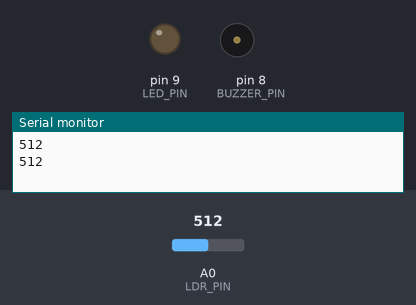
Simulated run of this sketch. Board: Arduino Uno, built with avr-gcc and run on an emulated ATmega328P. Parts: output pins drawn as LEDs (lit = HIGH), buzzer (waves = sounding), the last lines printed to the serial monitor. Inputs (shaded band) come from the test bench; at power-on: A0 (LDR_PIN) = 512.

Above: at 1.8 s.
1.9 s: A0 (LDR_PIN) set to 682
3.4 s: A0 (LDR_PIN) set to 714
At 4.4 s:
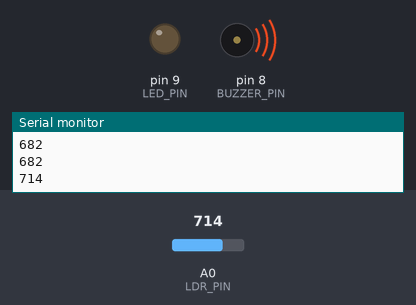
5.5 s: A0 (LDR_PIN) set to 290
At 7.1 s:
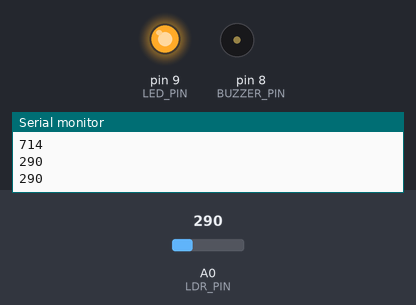
7.5 s: A0 (LDR_PIN) set to 318
At 8.7 s:
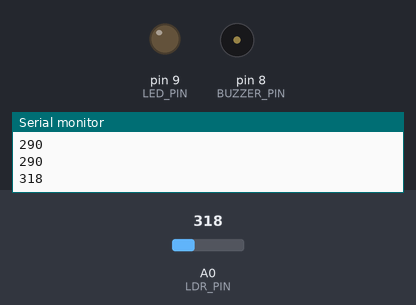
9.5 s: A0 (LDR_PIN) set to 122
At 11.4 s:
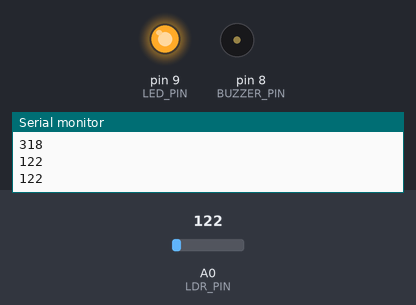
Timing chart, 0 to 12.5 s (numbered marks = the images above; inputs shaded):
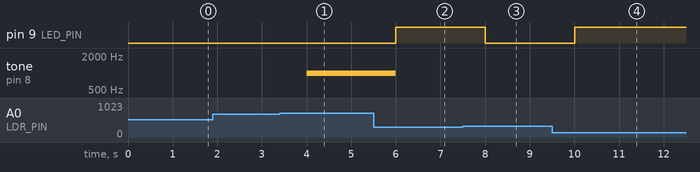

Measured:
- the behaviour switches between 700 and 701 on A0 (LDR_PIN) (found by bisection; images 0 and 1)
- the behaviour switches between 299 and 300 on A0 (LDR_PIN) (found by bisection; images 2 and 3)
- after the input at 3.4 s, tone on pin 8 (BUZZER_PIN): silent → 1000 Hz after 0.60 s
- after the input at 5.5 s, pin 9 (LED_PIN): LOW → HIGH after 0.50 s; tone on pin 8 (BUZZER_PIN): 1000 Hz → silent after 0.50 s
- after the input at 7.5 s, pin 9 (LED_PIN): HIGH → LOW after 0.50 s
- after the input at 9.5 s, pin 9 (LED_PIN): LOW → HIGH after 0.50 s

The sketch:

sketch_mar13a.ino
```cpp
const int LDR_PIN = A0;   // LDR connected to Analog Pin A0
const int BUZZER_PIN = 8; // Buzzer connected to Digital Pin 8
const int LED_PIN = 9;    // LED connected to Digital Pin 9

void setup() {
      Serial.begin(9600);          // Start serial communication
    pinMode(BUZZER_PIN, OUTPUT); // Set Buzzer as output
    pinMode(LED_PIN, OUTPUT);    // Set LED as output
    Serial.begin(9600);          // Start serial communication
}


// INSTEAD OF USING SEPARATE FUNCTION FOR BUZZER RING WE USE ITS LIBRARY TO RING AT
// SPECIFIC FREQUECNY

void loop() {
    int ldrValue = analogRead(LDR_PIN); // Read LDR sensor value
    Serial.println(ldrValue);           // Print value to Serial Monitor

    if (ldrValue < 300) { // If it's dark
        digitalWrite(LED_PIN, HIGH);  // Turn ON LED
    } else {
        digitalWrite(LED_PIN, LOW);   // Turn OFF LED
    }

    if (ldrValue > 700) { // If it's bright
        tone(BUZZER_PIN, 1000); // Turn ON Buzzer at 1000Hz frequency
    } else {
        noTone(BUZZER_PIN); // Turn OFF Buzzer
    }

    delay(1000); // Wait for 1 second
}
```
